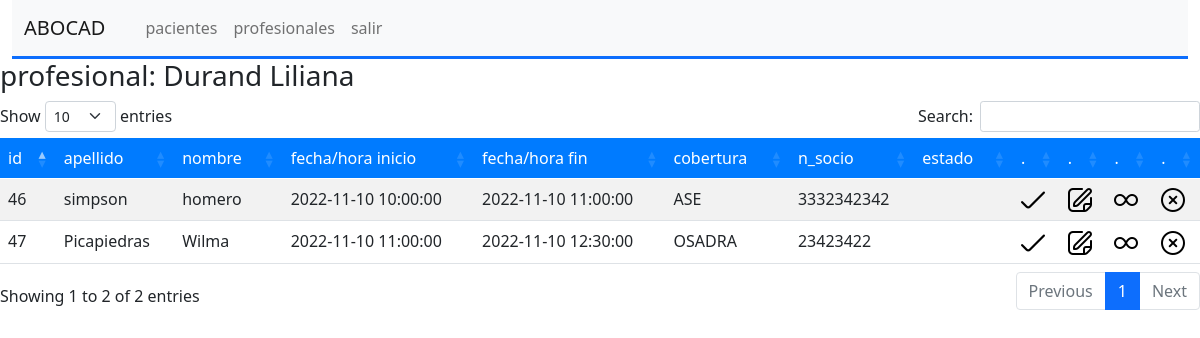
Page /modules/turnos/turnosProfesional.php?id=2&nombre=Durand Liliana on the committed database.
### tables this page shows
CREATE TABLE IF NOT EXISTS `eventos` (
  `id` int NOT NULL AUTO_INCREMENT,
  `profesional` int NOT NULL,
  `dni` int NOT NULL,
  `title` varchar(255) DEFAULT NULL,
  `description` text,
  `start` datetime DEFAULT NULL,
  `end` datetime DEFAULT NULL,
  `textColor` varchar(7) DEFAULT NULL,
  `backgroundColor` varchar(7) DEFAULT NULL,
  `estado` char(3) DEFAULT '',
  PRIMARY KEY (`id`)
);

CREATE TABLE IF NOT EXISTS `pacientes` (
  `id` int NOT NULL AUTO_INCREMENT,
  `apellido` varchar(100) NOT NULL,
  `nombre` varchar(100) NOT NULL,
  `dni` varchar(8) NOT NULL,
  `direccion` varchar(150) NOT NULL,
  `cobertura1` tinyint NOT NULL,
  `c1numero` bigint NOT NULL,
  `contacto` text NOT NULL,
  `estado` tinyint(1) NOT NULL DEFAULT '1',
  `reintegro` tinyint DEFAULT '0',
  PRIMARY KEY (`id`),
  UNIQUE KEY `dni` (`dni`),
  KEY `FK_cobertura_persona` (`cobertura1`)
);

CREATE TABLE IF NOT EXISTS `coberturas` (
  `id` int NOT NULL AUTO_INCREMENT,
  `nombre` varchar(150) NOT NULL,
  PRIMARY KEY (`id`)
);

### modules/db/dbConnection.php (called while the page is built, shortened)
<?php
    class db {
        public static function conectar() {
            try {
                $dbUser = 'root';
                $dbPassword = '';
                $conn = new PDO('mysql:host=localhost; dbname=abocad', $dbUser, $dbPassword);
                return $conn;
            } catch (PDOException $error1) {
                echo 'no es posible conectarse con la base de datos ('.$error1->getMessage().')';
            } catch (Exception $error2) {
                echo 'error general ('.$error2->getMessage().')';
            }
        }
    }
?>

### modules/turnos/turnosProfesional.php (the view, shortened to what this page needs)
<!DOCTYPE html>
<html lang="en">
<head>
    <link rel="stylesheet" href="../../assets/bootstrap/css/bootstrap.min.css">
    <link rel="stylesheet" href="./turnosProfesional.css">
    <link rel="stylesheet" type="text/css" href="../../assets/datatables/datatables.min.css">
    <link rel="stylesheet" type="text/css" href="../../assets/datatables/DataTables-1.12.1/css/dataTables.bootstrap5.min.css">
</head>
<body>
    <?php require_once('../navBar.php'); ?>
    <?php require_once("../db/dbConnection.php"); ?>
    <?php
        $id_profesional = $_GET['id'];
        $nombre_profesional = $_GET['nombre'];
    ?>
    <h3>profesional: <?php echo $nombre_profesional ?></h3>
    <table id="example" class="table table-striped" style="width:100%">
        <thead>
            <tr>
                <td>id</td>
                <td>apellido</td>
                <td>nombre</td>
                <td>fecha/hora inicio</td>
                <td>fecha/hora fin</td>
                <td>cobertura</td>
                <td>n_socio</td>
                <td>estado</td>
                <td>.</td>
                <td>.</td>
                <td>.</td>
                <td>.</td>
            </tr>
        </thead>
        <tbody>
        <?php
            $sql = "SELECT
                    eventos.id,pacientes.apellido,pacientes.nombre,eventos.start as inicio,
                    eventos.end as fin,coberturas.nombre as cobertura,pacientes.c1numero as n_socio,eventos.estado
                FROM eventos
                    inner join pacientes ON
                    eventos.dni = pacientes.dni
                    left join coberturas ON
                    pacientes.cobertura1 = coberturas.id
                where profesional = '$id_profesional' order by start";
            $p = db::conectar()->prepare($sql);
            $p->execute();
            $datos = $p->fetchAll(PDO::FETCH_ASSOC);
            foreach($datos as $row){
                $id = $row['id'];
                $apellido = $row['apellido'];
                $nombre = $row['nombre'];
                $start = $row['inicio'];
                $end = $row['fin'];
                $cobertura = $row['cobertura'];
                $n_socio = $row['n_socio'];
                $estado = $row['estado'];
            ?>
                <tr>
                <?php if($estado == 'pre'){ ?>
                    <td><font color="green"><?php echo $id ?></td>
                    <td><font color="green"><?php echo $apellido ?></td>
                    <td><font color="green"><?php echo $nombre ?></td>
                    <td><font color="green"><?php echo $start ?></td>
                    <td><font color="green"><?php echo $end ?></td>
                    <td><font color="green"><?php echo $cobertura ?></td>
                    <td><font color="green"><?php echo $n_socio ?></td>
                    <td><font color="green"><?php echo $estado ?></td>
                <?php } else { ?>
                    <td><?php echo $id ?></td>
                    <td><?php echo $apellido ?></td>
                    <td><?php echo $nombre ?></td>
                    <td><?php echo $start ?></td>
                    <td><?php echo $end ?></td>
                    <td><?php echo $cobertura ?></td>
                    <td><?php echo $n_socio ?></td>
                    <td><?php echo $estado ?></td>
                    <?php }?>
                    <td><a href="./turnosClose.php?id=<?php echo $id ?>"><img src="../../assets/icons/cerrar.png" alt="cerrar"></a></td>
                    <td><a href="./turnosEdit.php?id=<?php echo $id ?>"><img src="../../assets/icons/editar.png" alt="modificar"></a></td>
                    <td><a href="./turnosMultiply.php?id=<?php echo $id ?>"><img src="../../assets/icons/replicar.png" alt="replicar"></a></td>
                    <td><a href="./turnosDelete.php?id=<?php echo $id ?>"><img src="../../assets/icons/borrar.png" alt="borrar"></a></td>
                </tr>
            <?php } ?>
        </tbody>
    </table>
</body>
</html>

### modules/turnos/turnosProfesional.css (style rules this page uses)
body { background-color:#dee2e6; }
table.dataTable thead { background: #007bff; color:white; }

### rows in the picture
eventos: id "46", pacientes.apellido "simpson", pacientes.nombre "homero", start "2022-11-10 10:00:00", end "2022-11-10 11:00:00", coberturas.nombre "ASE", pacientes.c1numero "3332342342"
eventos: id "47", pacientes.apellido "Picapiedras", pacientes.nombre "Wilma", start "2022-11-10 11:00:00", end "2022-11-10 12:30:00", coberturas.nombre "OSADRA", pacientes.c1numero "23423422"

### other values in the picture
$nombre_profesional "Durand Liliana"
